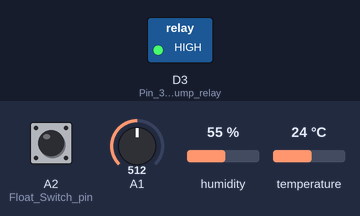
A sketch run on a simulated Arduino MKR. On the bench: switched loads named in the sketch (green lamp = pin HIGH). The test bench sets the inputs (shaded band); at power-on: A1 = 512, A2 (Float_Switch_pin) LOW, humidity 55 %, temperature 24 °C. WiFi joins after 1.5 s; servers stay silent unless stated; what the sketch prints to the serial monitor is not drawn.

Above: at 4.2 s.
4.3 s: A1 set to 703
14.8 s: A1 set to 725
At 20.0 s:
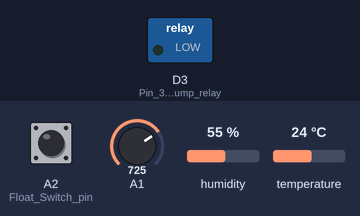
25.3 s: A1 set to 511
At 29.6 s:
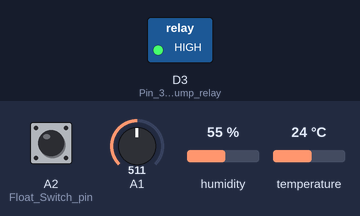
31.1 s: A1 set to 716
At 35.0 s:
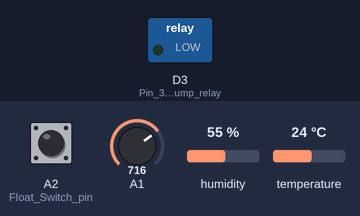
36.9 s: A2 (Float_Switch_pin) pulled HIGH for 3 s
At 40.4 s:
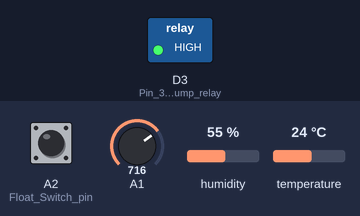
Timing chart, 0 to 46.3 s (numbered marks = the images above; inputs shaded):
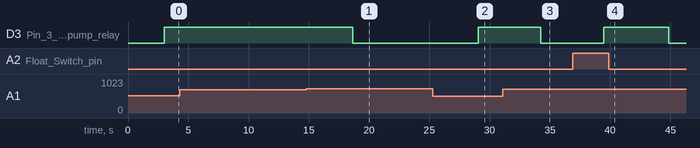

Measured:
- the behaviour switches between 711 and 712 on A1 (found by bisection; images 0 and 1)
- after the input at 4.3 s, every drawn part: stays the same
- after the input at 14.8 s, D3 (Pin_3_is_Water_pump_relay): HIGH → LOW after 3.8 s
- after the input at 25.3 s, D3 (Pin_3_is_Water_pump_relay): LOW → HIGH after 3.7 s
- after the input at 31.1 s, D3 (Pin_3_is_Water_pump_relay): HIGH → LOW after 3.1 s
- after the input at 36.9 s, D3 (Pin_3_is_Water_pump_relay): LOW → HIGH after 2.6 s, → LOW 5.4 s later

The sketch:

final_project_watering_system.ino
```cpp
#include "arduino_secrets.h"
#include "thingProperties.h"

#define DHTPIN 2     // what pin we're connected to
#define DHTTYPE DHT22   // DHT 22  (AM2302)
#define NUM_FIELDS 2

DHT dht(DHTPIN, DHTTYPE);

WiFiClient client;
WiFiSSLClient client2; // used for IFTT we calls.

bool IFTT_message_sent = false;

//Function proptypes for IFTT Calls
void IFTT_WaterLOW();
void IFTT_BatteryLOW();

const int AirValue = 891;
const int WaterValue = 350;
int intervals = (AirValue - WaterValue)/3;
int soilMoistureValue = 0;

int Float_Switch_pin = A2;
//int Voltage_pin = A3;
int floatSwitchState = 0;

float temp = 0;
float humid = 0;
float voltage = 12.9000;

const char *apiKey = WRITE_APIKEY;

void setup() {

   // Initialize serial and wait for port to open:
  Serial.begin(9600);
  // This delay gives the chance to wait for a Serial Monitor without blocking if none is found
  delay(1500);

  dht.begin();

  pinMode(Float_Switch_pin, INPUT);
  //pinMode(Voltage_pin, INPUT);

  // Connect to Arduino IoT Cloud
  ArduinoCloud.begin(ArduinoIoTPreferredConnection);

  /*
     The following function allows you to obtain more information
     related to the state of network and IoT Cloud connection and errors
     the higher number the more granular information you’ll get.
     The default is 0 (only errors).
     Maximum is 4
  */
  setDebugMessageLevel(2);
  ArduinoCloud.printDebugInfo();

  pinMode(3, OUTPUT); //Pin 3 is Water pump relay

}


void loop() {

  ArduinoCloud.update();

  // Reading temperature or humidity takes about 250 milliseconds!
  humid = dht.readHumidity();
  // Read temperature as Celsius
  temp = dht.readTemperature();

  // Check if any reads failed and exit early (to try again).
  if (isnan(humid) || isnan(temp)) {
    Serial.println("Failed to read from DHT sensor!");
    return;
  }

  soilMoistureValue = analogRead(A1);

  voltage = voltage - 00.001;  //simulated voltage draw ove time
  if (voltage < 10.00 ){
    IFTT_BatteryLOW();      // IFTT email Alert sent to charge battery manually or replace the battery
  }
  // Prints to Serial Console
  Serial.print("Temp: ");
  Serial.print(temp);
  Serial.print(" *C\t");
  Serial.print("Humid: ");
  Serial.print(humid);
  Serial.print(" %\t");
  Serial.print(voltage);
  Serial.print(" volts\t");
  Serial.print("Moisture sensor: ");
  Serial.print(soilMoistureValue);

  floatSwitchState = digitalRead(Float_Switch_pin);

  if(floatSwitchState)
  {
    digitalWrite(3, HIGH);
    Serial.println("\tFloat Switch OFF - Water bucket empty");
    IFTT_WaterLOW();
  }
  else
  {
    Serial.print("\tFloat Switch ON - Water bucket full\t");

    if(soilMoistureValue > WaterValue && soilMoistureValue < (WaterValue + intervals))
    {
      Serial.println("Very Wet - No Need to Water");
      digitalWrite(3, HIGH);
    }
    else if(soilMoistureValue > (WaterValue + intervals) && soilMoistureValue < (AirValue - intervals))
    {
      Serial.println("Wet  - No Need to Water");
      digitalWrite(3, HIGH);
    }
    else if(soilMoistureValue < AirValue && soilMoistureValue > (AirValue - intervals))
    {
      Serial.println("Soil is Dry Automatic watering started ");

      digitalWrite(3, LOW);
    }

    if(IFTT_message_sent)
    {
      IFTT_message_sent = false;
    }

  }


  char servername[] = "api.thingspeak.com";

  if (client.connect(servername, 80)) {

    // Make a HTTP request:
    client.println("GET /update?api_key=" + String(apiKey) + "&field1=" + String(temp) + "&field2=" + String(humid) +"&field3=" + String(floatSwitchState) +"&field4=" + String(soilMoistureValue) +"&field5=" + String(voltage)  + " HTTP/1.0");
    client.println();
    client.flush();
  }

  delay(5000);

}

void IFTT_BatteryLOW(){

  if(!IFTT_message_sent)
  {
    IFTT_message_sent = true;

    // If there's a successful connection
    if (client2.connectSSL("maker.ifttt.com", 443)){
      // Send HTTP request
      client2.println("GET /trigger/Battery LOW/with/key/<replace with your key>");
      client2.println(" HTTP/1.0");
      client2.println("Host: maker.ifttt.com");
      client2.println("Connection: close");
      client2.println();
      client2.flush();

      // Wait for the server's response
      while (client2.connected()) {
        if (client2.available()) {
          char c = client2.read();
          Serial.print(c); // Print response to serial monitor
        }
      }

      // Close the connection
      client2.stop();
    } else {
      // If connection failed, print an error message
      Serial.println("Connection failed");
    }
  }
}

void IFTT_WaterLOW(){

  if(!IFTT_message_sent)
  {
    IFTT_message_sent = true;

    //https://maker.ifttt.com/trigger/Water LOW Balcony/with/key/<replace with your key>

    Serial.println("IFTT Triger email - Water LOW");

    if (client2.connectSSL("maker.ifttt.com", 443)) {
      // Send HTTP request
      // Send HTTP request
      client2.println("GET /trigger/Water LOW Balcony/with/key/<replace with your key> HTTP/1.1");
      client2.println("Host: maker.ifttt.com");
      client2.println("Connection: close");
      client2.println();
      client2.flush();

      //Wait for the server's response The code below will print the response for the IFTT server used for troublshooting
      /*while (client2.connected())
      {
        if (client2.available())
        {
          char c = client2.read();
          Serial.print(c); // Print response to serial monitor
        }
      }
      */
        // Close the connection
      //client2.stop();
      //else {
      // If connection failed, print an error message
      //Serial.println("Connection failed");

    }

  }

}
```

arduino_secrets.h
```cpp
#define SECRET_CH_ID "<YOUR CHANNEL ID>"
#define SECRET_OPTIONAL_PASS "<YOUR WIFI PASSWORD>"
#define SECRET_SSID "<YOUR SSID FOR WIFI>"
#define SECRET_WRITE_APIKEY "<YOUR API KEY>"
```

thingProperties.h
```cpp
// Code generated by Arduino IoT Cloud, DO NOT EDIT.

#include <ArduinoIoTCloud.h>
#include <Arduino_ConnectionHandler.h>
#include <utility/wifi_drv.h>
#include "DHT.h"
#include <ArduinoHttpClient.h>

const char SSID[]         = SECRET_SSID;    // Network SSID (name)
const char PASS[]         = SECRET_OPTIONAL_PASS;    // Network password (use for WPA, or use as key for WEP)

unsigned long CH_ID        = (unsigned long)(SECRET_CH_ID);			// channel ID securly stored in Arduino Cloud
const char WRITE_APIKEY[] = SECRET_WRITE_APIKEY;                // channel APIKey securly stored in Arduino Cloud

WiFiConnectionHandler ArduinoIoTPreferredConnection(SSID, PASS);
```
